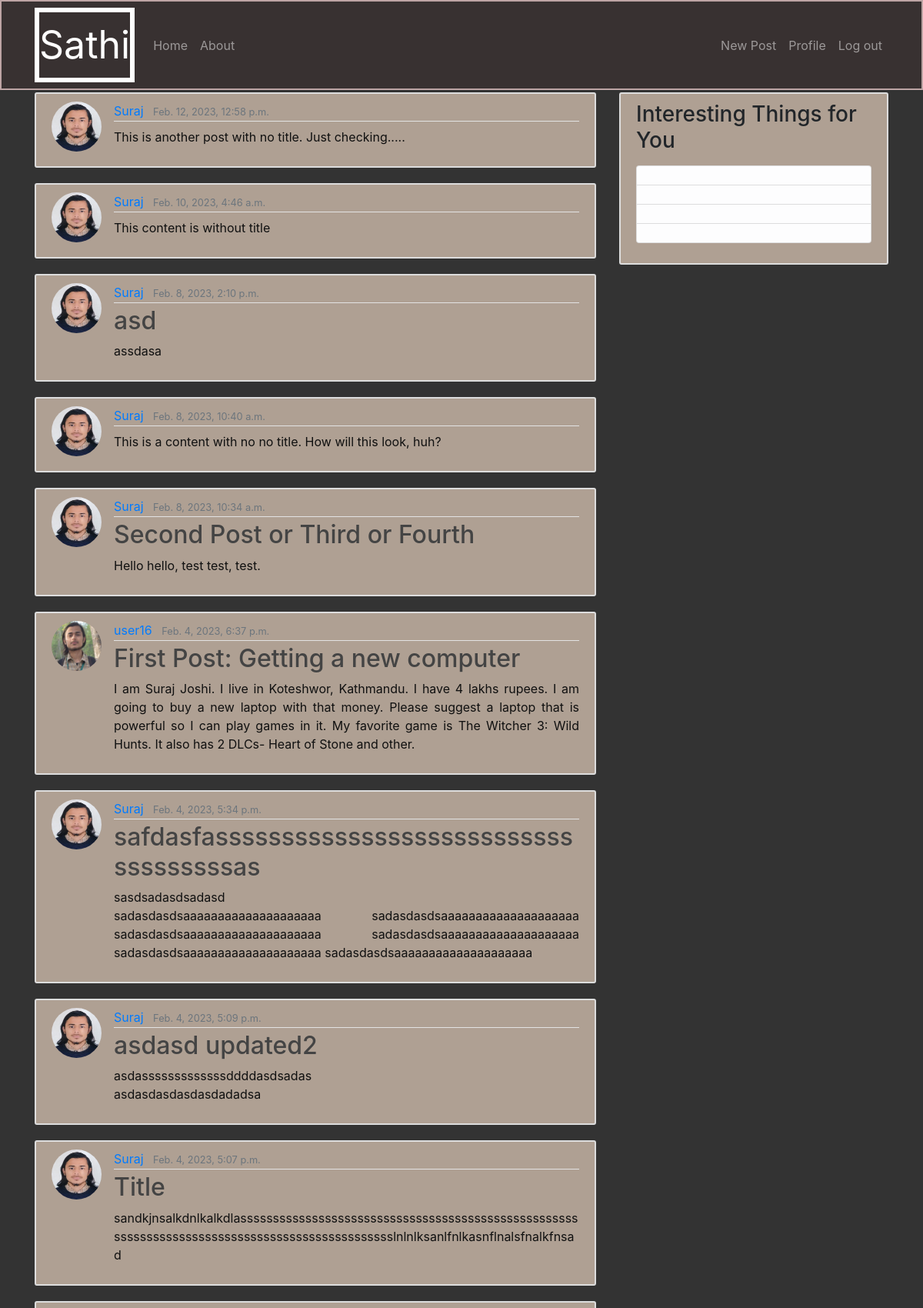
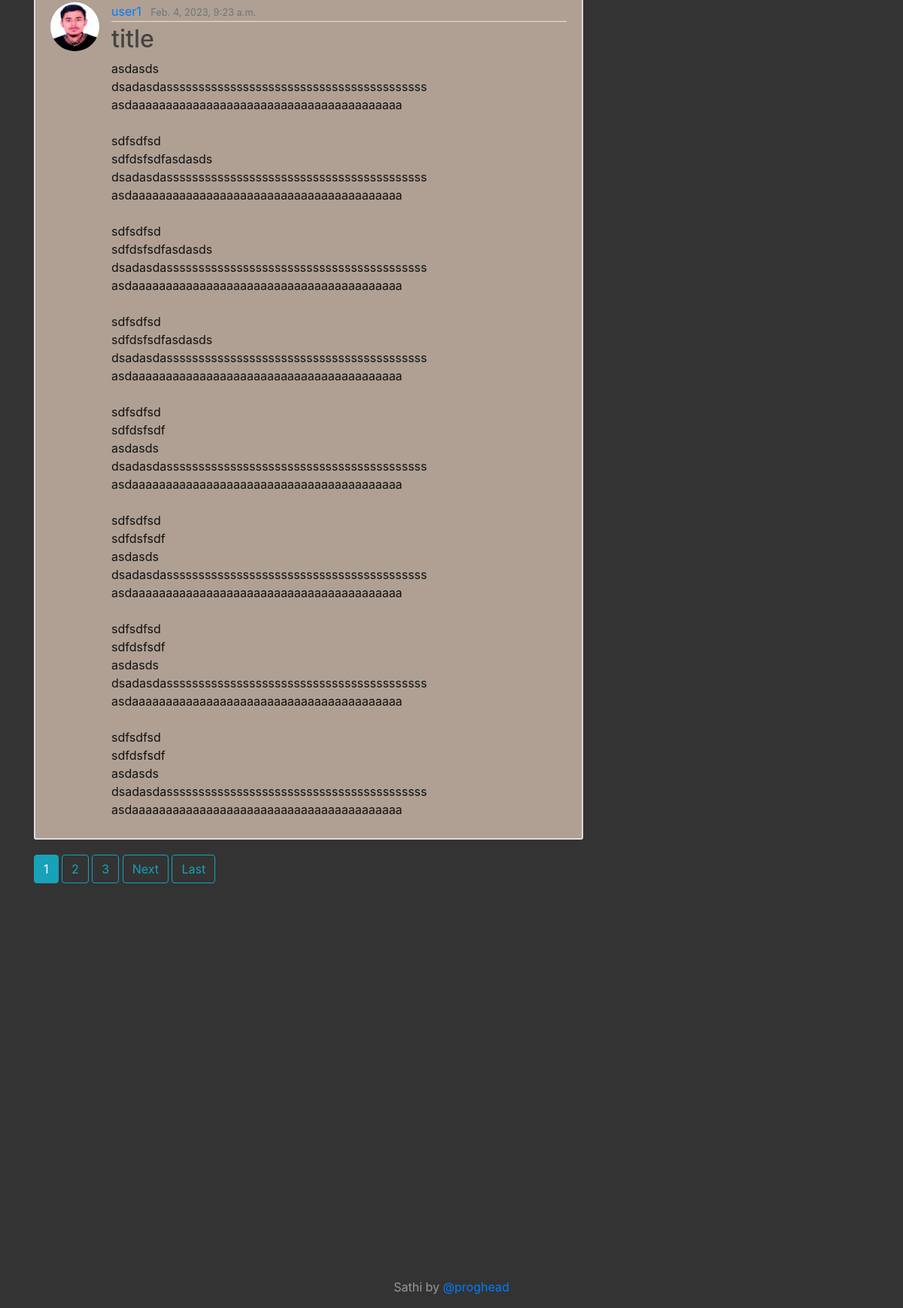
The app's page / (signed in) with its own data (2 pictures, top to bottom).
### main/models.py (models this page shows, shortened)
class Post(models.Model):
    title= models.CharField(max_length=100, blank=True)
    content= models.TextField(max_length=1000)
    date_posted = models.DateTimeField(default= timezone.now)
    author = models.ForeignKey(User, on_delete = models.CASCADE)

### users/models.py (models this page shows, shortened)
class Profile(models.Model):
    user = models.OneToOneField(User, on_delete = models.CASCADE)
    image = models.ImageField(default='default.jpg', upload_to='profile_pics')

### main/views.py (the view)
# urls.py: path('', MainListView.as_view(), name='site-home'),
class MainListView(LoginRequiredMixin, ListView):
    model = Post
    template_name = 'main/home.html'
    context_object_name = 'posts'
    ordering = ["-date_posted"]
    paginate_by = 10

### main/templates/main/home.html (shortened to what this page needs)
{% extends "main/base.html" %}
{% block content %}
{% for post in posts %}
<article class="media content-section">
    <img class="rounded-circle article-img" src="{{ post.author.profile.image.url }}">
    <div class="media-body">
        <div class="article-metadata">
            <a class="mr-2" href="{% url 'user-posts' post.author.username %}">{{ post.author }}</a>
            <small class="text-muted">{{ post.date_posted }}</small>
        </div>
        <h2><a class="article-title" href="{% url 'post-detail' post.id %}">{{ post.title }}</a></h2>
        <p><a class="article-content" href="{% url 'post-detail' post.id %}">{{ post.content }}</a></p>
    </div>
</article>
{% endfor %}
{% if is_paginated %}
        {% for num in page_obj.paginator.page_range %}
            {% if page_obj.number == num %}
                <a class="btn btn-info mb-4" href="?page={{ num }}">{{ num }}</a>
            {% elif num > page_obj.number|add:'-3' and num < page_obj.number|add:'3' %}
                <a class="btn btn-outline-info mb-4" href="?page={{ num }}">{{ num }}</a>
            {% endif %}
        {% endfor %}
        {% if page_obj.has_next %}
            <a class="btn btn-outline-info mb-4" href="?page={{ page_obj.next_page_number }}">Next</a>
            <a class="btn btn-outline-info mb-4" href="?page={{ page_obj.paginator.num_pages }}">Last</a>
        {% endif %}
    {% endif %}
{% endblock content %}

### main/static/main/cover2.css (style rules this page uses)
body { height: 100%; background-color: #333; padding-top: 100px; }
.content-section { background: #afa093; padding: 10px 20px; border: 2px solid #dddddd; border-radius: 3px; margin-bottom: 20px; margin-top: 20px; }
.article-title { color: #444444; word-wrap: break-word; }
.article-content { white-space: pre-line; color: #101010; padding-right: 50px; }
.article-img { height: 65px; width: 65px; margin-right: 16px; }
.article-metadata { padding-bottom: 1px; margin-bottom: 4px; border-bottom: 1px solid #e3e3e3; word-wrap:break-word; }
.media-body { text-align: justify; height: 100%; width: 80%; word-wrap: break-word; }

### records on screen
Post: author.profile.image (picture), author "Suraj", date_posted "Feb. 12, 2023, 12:58 p.m.", content "This is another post with no title. Just checking....."
Post: author.profile.image (picture), author "Suraj", date_posted "Feb. 10, 2023, 4:46 a.m.", content "This content is without title"
Post: author.profile.image (picture), author "Suraj", date_posted "Feb. 8, 2023, 2:10 p.m.", title "asd", content "assdasa"
Post: author.profile.image (picture), author "Suraj", date_posted "Feb. 8, 2023, 10:40 a.m.", content "This is a content with no no title. How will this look, huh?"
Post: author.profile.image (picture), author "Suraj", date_posted "Feb. 8, 2023, 10:34 a.m.", title "Second Post or Third or Fourth", content "Hello hello, test test, test."
Post: author.profile.image (picture), author "user16", date_posted "Feb. 4, 2023, 6:37 p.m.", title "First Post: Getting a new computer", content "I am Suraj Joshi. I live in Koteshwor, Kathmandu. I have 4 lakhs rupees. I am going to buy a new laptop with that money. Please suggest a laptop that is powerful so I can play games in it. My favorite game is The Witcher 3: Wild Hunts. It also has 2 DLCs- Heart of Stone and other."
Post: author.profile.image (picture), author "Suraj", date_posted "Feb. 4, 2023, 5:34 p.m.", title "safdasfassssssssssssssssssssssssssssssssssssas", content "sasdsadasdsadasd sadasdasdsaaaaaaaaaaaaaaaaaaaa sadasdasdsaaaaaaaaaaaaaaaaaaaa sadasdasdsaaaaaaaaaaaaaaaaaaaa sadasdasdsaaaaaaaaaaaaaaaaaaaa sadasdasdsaaaaaaaaaaaaaaaaaaaa sadasdasdsaaaaaaaaaaaaaaaaaaaa"
Post: author.profile.image (picture), author "Suraj", date_posted "Feb. 4, 2023, 5:09 p.m.", title "asdasd updated2", content "asdasssssssssssssddddasdsadas asdasdasdasdasdadadsa"
Post: author.profile.image (picture), author "Suraj", date_posted "Feb. 4, 2023, 5:07 p.m.", title "Title", content "sandkjnsalkdnlkalkdlassssssssssssssssssssssssssssssssssssssssssssssssssssssssssssssssssssssssssssssssssssssssssssssslnlnlksanlfnlkasnflnalsfnalkfnsad"
Post: author.profile.image (placeholder picture), author "user1", date_posted "Feb. 4, 2023, 9:23 a.m.", title "title", content "asdasds dsadasdasssssssssssssssssssssssssssssssssssssssss asdaaaaaaaaaaaaaaaaaaaaaaaaaaaaaaaaaaaaaaaa sdfsdfsd sdfdsfsdfasdasds dsadasdasssssssssssssssssssssssssssssssssssssssss asdaaaaaaaaaaaaaaaaaaaaaaaaaaaaaaaaaaaaaaaa sdfsdfsd sdfdsfsdfasdasds dsadasdasssssssssssssssssssssssssssssssssssssssss asdaaaaaaaaaaaaaaaaaaaaaaaaaaaaaaaaaaaaaaaa sdfsdfsd sdfdsfsdfasdasds dsadasdasssssssssssssssssssssssssssssssssssssssss asdaaaaaaaaaaaaaaaaaaaaaaaaaaaaaaaaaaaaaaaa sdfsdfsd sdfdsfsdf asdasds dsadasdasssssssssssssssssssssssssssssssssssssssss asdaaaaaaaaaaaaaaaaaaaaaaaaaaaaaaaaaaaaaaaa sdfsdfsd sdfdsfsdf asdasds dsadasdasssssssssssssssssssssssssssssssssssssssss…"

### other values on screen
{{ num }} "1"
{{ num }} "2" "3"
